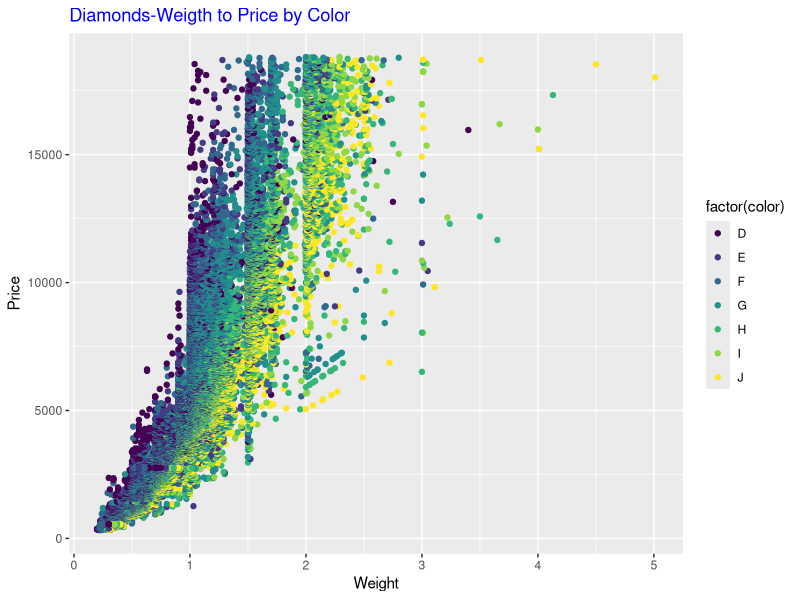
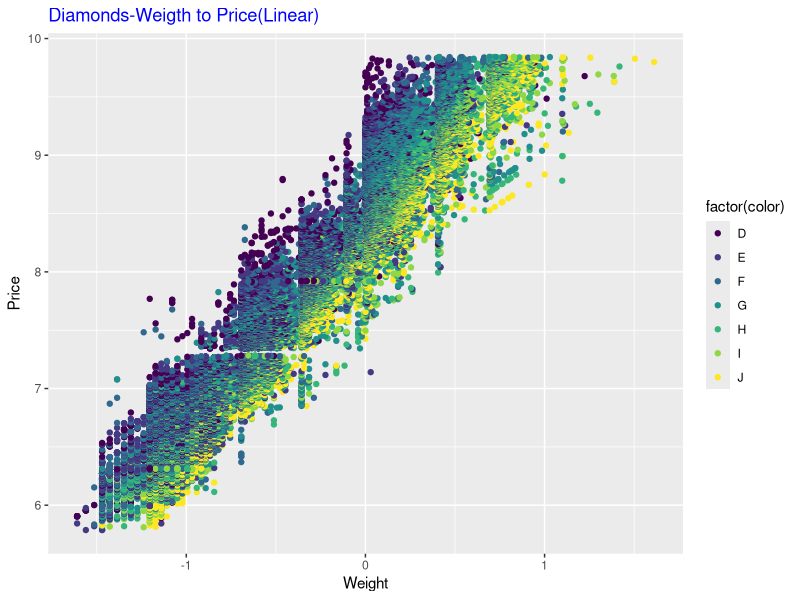
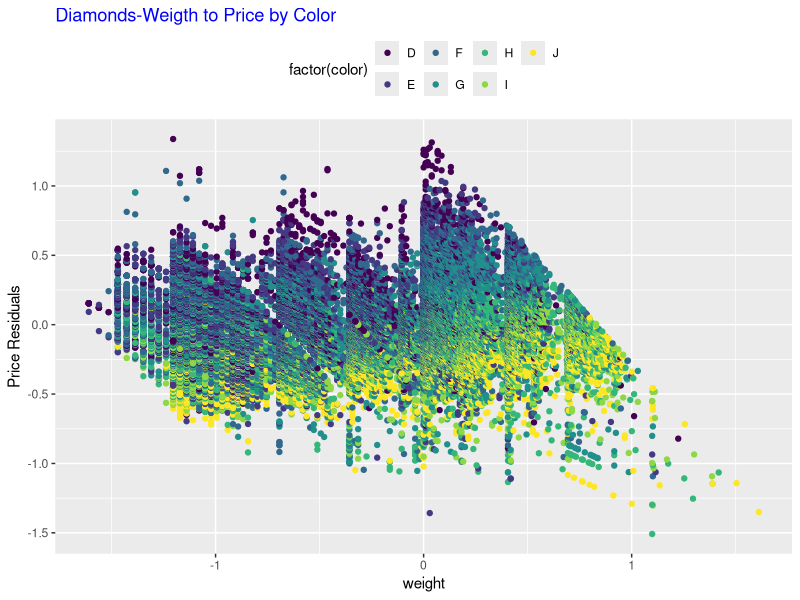
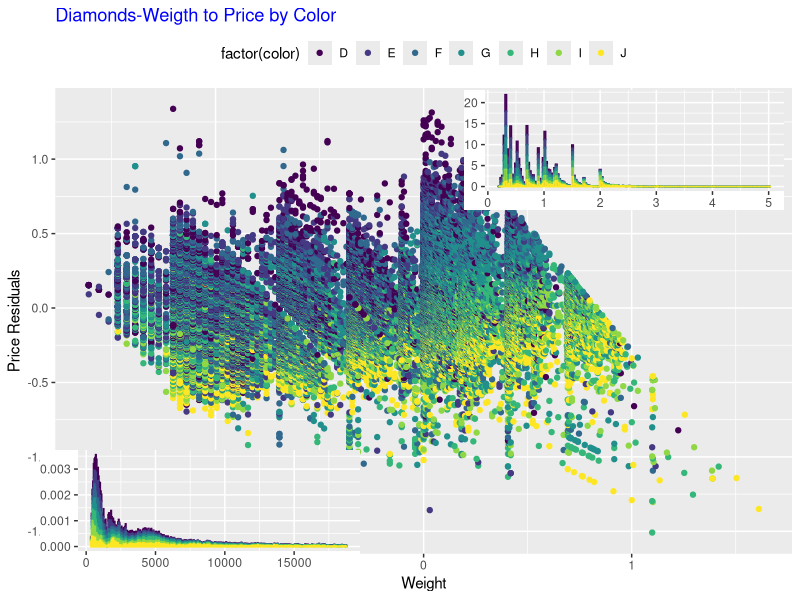
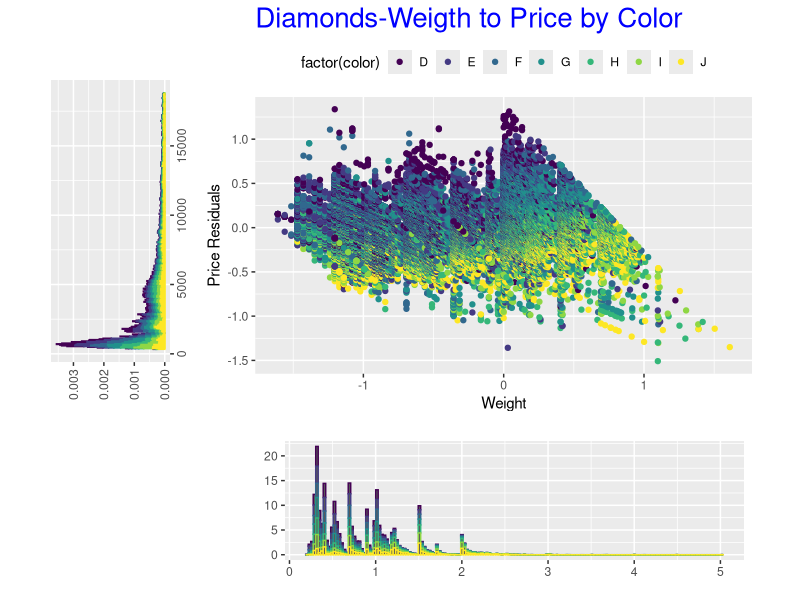

Here is the R script that generated these plots, in order:
library(ggplot2)
library(grid)

data("diamonds")

# 2  
ggplot(diamonds,aes(x=carat,y=price,color=factor(color)))+ # x axis is carat, y axis is price, use color to classify
  geom_point()+                                            # scatter plot
  ggtitle("Diamonds-Weigth to Price by Color")+            # add title name
  xlab('Weight')+ylab('Price')+                            # add xlab and ylab
  theme(plot.title=element_text(color="blue"))             # change the color of the title

# 3
new_price <- log(diamonds$price)                           # do log transform to price
new_weight <- log(diamonds$carat)                          # do log transform to carat
new_diamonds <- data.frame(new_price,new_weight,diamonds)  # add new transformed columns to dataframe
ggplot(new_diamonds,aes(x=new_weight,y=new_price,color=factor(color)))+
  geom_point()+                                            # replot the dataframe as problem 2
  ggtitle("Diamonds-Weigth to Price(Linear)")+
  xlab('Weight')+ylab('Price')+
  theme(plot.title=element_text(color="blue"))

# 4 
resi <- summary(lm(new_price~new_weight,new_diamonds))$residuals   # do linear model and extract residuals
li_diamonds <- data.frame(resi,new_diamonds)                       # add residuals to dataframe
ggplot(li_diamonds,aes(x=new_weight,y=resi,color=factor(color)))+  # x axis is log(carat), y axis is residuals
  geom_point()+                                                    # scatter plot
  ggtitle("Diamonds-Weigth to Price by Color")+                    # add title
  xlab('weight')+ylab('Price Residuals')+                          # add xlab and ylab
  theme(plot.title=element_text(color="blue"),legend.position = "top") 
                                                                   # change color of title and change position of legend

# 5

p1 <- ggplot(li_diamonds,aes(x=new_weight,y=resi,color=factor(color)))+
  geom_point()+
  ggtitle("Diamonds-Weigth to Price by Color")+
  xlab("Weight")+ylab("Price Residuals")+
  theme(plot.title=element_text(color="blue"),legend.position = "top")+
  guides(col = guide_legend(nrow = 1))                            # show the legend in one col
p1  
# print the plot as problem 4

vie2 <- viewport(width=0.4,height=0.2,x=0.78,y=0.75)
# set up the relative position on the upper right
vie3 <- viewport(width=0.4,height=0.2,x=0.25,y=0.15)
# set up the relative position on the bottom left
p2 <- ggplot(diamonds,aes(x=carat,color=color,..density..))+     # x asix is carat and use color to classify
  geom_histogram(binwidth = 0.029)+ # plot the density histogram and set the proper binwidth
  theme(legend.position = "none",axis.title=element_blank(),
        plot.margin = unit(c(0, 0, 0, 0), "cm"))                 # remove the legend and axis title and margin
p3 <- ggplot(diamonds,aes(x=price,colour=color,..density..))+    # use the same method to plot the density histogram as above
  geom_histogram(binwidth = 50)+
  theme(legend.position = "none",axis.title=element_blank(),
        plot.margin = unit(c(0, 0, 0, 0), "cm"))
  
print(p2,vp=vie2)  # print the plot of carat on the upper right
print(p3,vp=vie3)  # print the plot of price on the bottom left

# 6
grid.newpage()   # creat a new page

vie1 <- viewport(width=0.7,height=0.7,x=0.6,y=0.65) # set the relative position of the big plot
p1 <- ggplot(li_diamonds,aes(x=new_weight,y=resi,color=factor(color)))+  
  geom_point()+
  ggtitle("Diamonds-Weigth to Price by Color")+
  xlab("Weight")+ylab("Price Residuals")+
  theme(plot.title=element_text(color="blue",size=20),legend.position = "top")+
  guides(col = guide_legend(nrow = 1))
print(p1,vp=vie1) # plot the big plot in the middle 

vie2 <- viewport(width=0.6,height=0.23,x=0.63,y=0.15)
# set the relative position on the bottom
p2 <- ggplot(diamonds,aes(x=carat,color=color,..density..))+
  geom_histogram(binwidth = 0.029)+
  theme(legend.position = "none",axis.title=element_blank(),
        plot.margin = unit(c(0, 0, 0, 0), "cm"))
print(p2,vp=vie2) # print the density histogram of carat on the bottom

vie3 <- viewport(width=0.4,height=0.23,x=0.15,y=0.6,angle=90) 
# set the relative position on the left and rotate it 90 degree anticlockwise
p3 <- ggplot(diamonds,aes(x=price,colour=color,..density..))+
  geom_histogram(binwidth = 50)+
  theme(legend.position = "none",axis.title=element_blank(),
        plot.margin = unit(c(0, 0, 0, 0), "cm"))
print(p3,vp=vie3) # print the density histogram of price on the left























